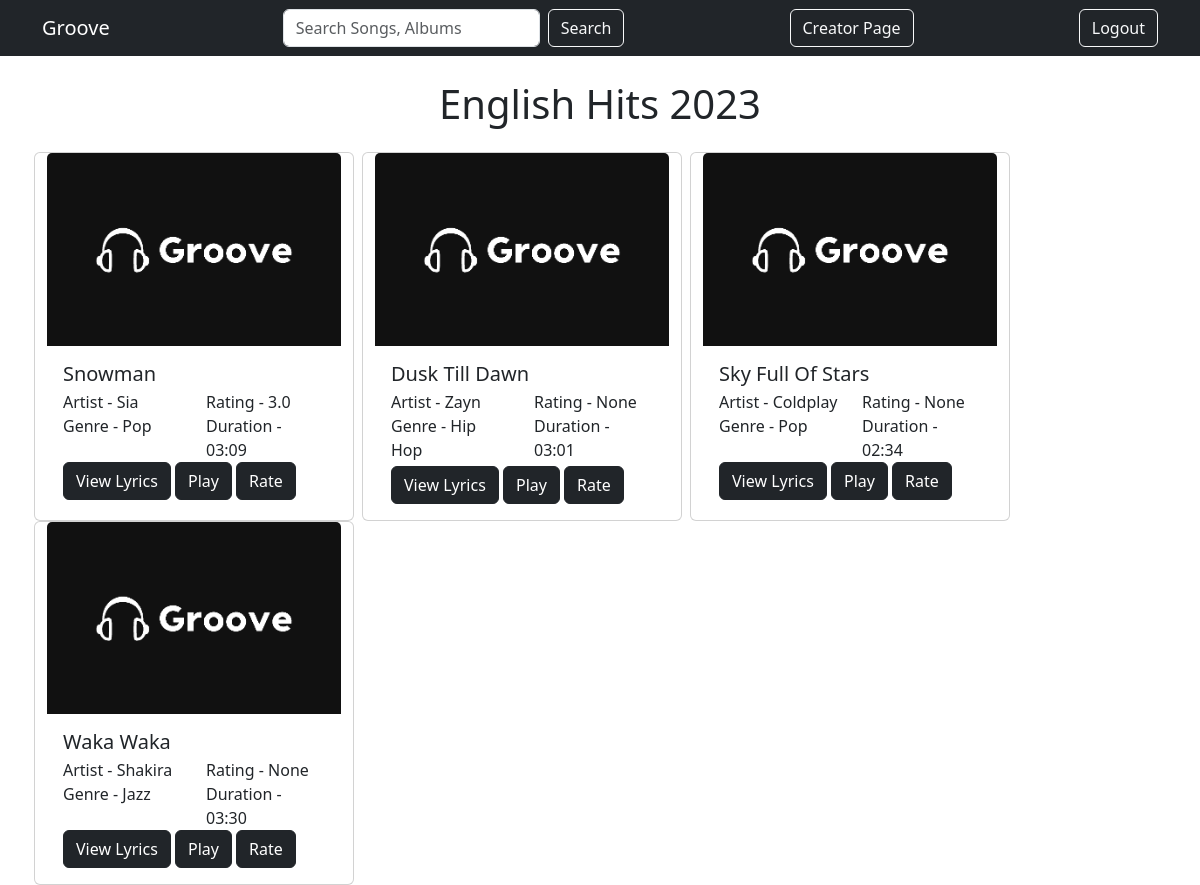
The page /view_playlists/6 (signed in) on the database as committed earlier.
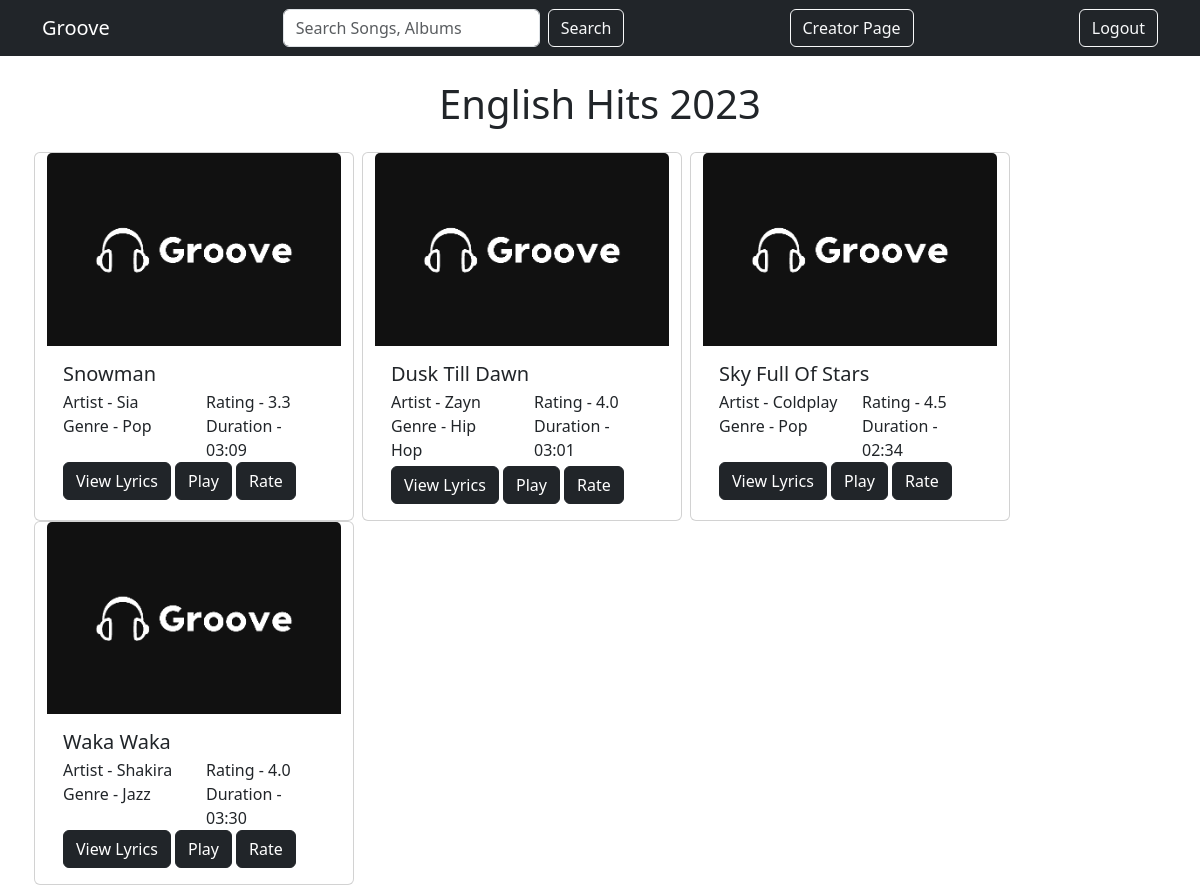
The same page on the database as committed later.
### groove/models.py (models this page shows)
class Playlist(db.Model):
    __tablename__ = 'playlist'
    id = db.Column(db.Integer, primary_key=True)
    user_id = db.Column(db.Integer, db.ForeignKey('user.id'), nullable=False)
    name = db.Column(db.String(255), nullable=False)
    description = db.Column(db.Text, nullable=True)
    songs = db.relationship('Song', secondary='playlist_song', backref=db.backref('playlist', lazy='dynamic'))

class Song(db.Model):
    __tablename__ = 'song'
    id = db.Column(db.Integer, primary_key=True)
    name = db.Column(db.String(255), nullable=False)
    creator = db.Column(db.Integer, nullable=False)
    lyrics = db.Column(db.Text, nullable=True)
    duration = db.Column(db.Float, nullable=False, default=3.12)
    date_uploaded = db.Column(db.Date, nullable=False)
    album_id = db.Column(db.Integer, db.ForeignKey('album.id'), nullable=True)
    genre_id = db.Column(db.Integer, db.ForeignKey('genre.id'), nullable=False)
    artist = db.Column(db.String(255), nullable=False)
    rating = db.relationship('SongRating', backref='song', lazy=True)
    times_played = db.Column(db.Integer, default=0, nullable=False)
    flag = db.Column(db.Boolean, default=0)
    def average_song_rating(self):
        average = db.session.query(db.func.avg(SongRating.rating)).filter(SongRating.song_id == self.id).scalar()
        if average is None:
            return None
        else:
            return round(average, 1)

class Genre(db.Model):
    __tablename__ = 'genre'
    id = db.Column(db.Integer, primary_key=True)
    name = db.Column(db.String(100), nullable=False)
    songs = db.relationship('Song', backref='genre', lazy=True)

### groove/routes.py (the view)
@app.route('/view_playlists/<int:playlist_id>')
def playlist_songs_page(playlist_id):
    user = User.query.get(session['id'])
    playlist = Playlist.query.get(playlist_id)
    playlist_songs = PlaylistSong.query.filter_by(playlist_id=playlist.id).all()
    song_id_list = [song.song_id for song in playlist_songs]
    songs = Song.query.filter(Song.id.in_(song_id_list), Song.flag == 0).all()
    return render_template('playlist_songs.html', user=user, playlist=playlist, songs=songs)

### groove/routes.py (called while the page is built)
@app.template_filter('format_duration')
def format_duration(duration):
    minutes = int(duration)
    seconds = int((duration - minutes) * 60)
    return f"{minutes:02d}:{seconds:02d}"

### groove/templates/playlist_songs.html (shortened to what this page needs)
<!DOCTYPE html>
<html lang="en">
<head>
    <link href="https://cdn.jsdelivr.net/npm/bootstrap@5.3.2/dist/css/bootstrap.min.css" rel="stylesheet"
>
</head>
<body>
<nav class="navbar navbar-expand-lg navbar-dark bg-dark">
    <div class="container">
        <a class="navbar-brand" href="{{ url_for('user_home_page') }}">Groove</a>
        <form class="d-flex" action="{{ url_for('search_page') }}" method="post">
            <input class="form-control me-2" type="search" placeholder="Search Songs, Albums" aria-label="Search"
                   name="search">
            <a class="btn btn-outline-light" type="submit">Search</a>
        </form>
        <div>
            {% if user.role.name == 'creator' %}
                <a class="btn btn-outline-light ms-2" href="{{ url_for('creator_home_page') }}">Creator Page</a>
            {% endif %}
        </div>
        <div>
            <a class="btn btn-outline-light ms-2" href="{{ url_for('logout') }}">Logout</a>
        </div>
    </div>
</nav>
<div class="container mt-4">
    <h1 class="text-center mb-4">{{ playlist.name }}</h1>
    <div class="row">
        {% for song in songs %}
            <div class="card mx-1" style="width: 20rem;">
                <img src="/static/groove_logo_darkmode.png" class="card-img-top" alt="song_name">
                <div class="card-body">
                    <h5 class="card-title">{{ song.name }}</h5>
                    <div class="row">
                        <div class="col">
                            <p class="card-subtitle mb-1">Artist - {{ song.artist }}</p>
                            <p class="card-subtitle mb-1">Genre - {{ song.genre.name }}</p>
                        </div>
                        <div class="col">
                            <p class="card-subtitle mb-1">Rating - {{ song.average_song_rating() }}</p>
                            <p class="card-subtitle mb-1"></p>Duration - {{ song.duration|format_duration }}
                        </div>
                    </div>
                    <div class="justify-content-between align-items-center">
                        <button type="button" class="btn btn-dark" data-bs-toggle="modal"
                                data-bs-target="#lyricsModal{{ song.id }}">View Lyrics
                        </button>
                        <a href="{{ url_for('play_song_page', song_id=song.id) }}" class="btn btn-dark">Play</a>
                        <button type="button" class="btn btn-dark" data-bs-toggle="modal"
                                data-bs-target="#ratingModal{{ song.id }}">Rate
                        </button>
                    </div>
                </div>
            </div>
        {% else %}
            <p class="text-center">No songs in this playlist.</p>
        {% endfor %}
    </div>
</div>
</body>
</html>

Rows that differ between the two databases and show on the page:
changed Song "Snowman": average_song_rating "3.0" → "3.3"
changed Song "Dusk Till Dawn": average_song_rating "None" → "4.0"
changed Song "Sky Full Of Stars": average_song_rating "None" → "4.5"
changed Song "Waka Waka": average_song_rating "None" → "4.0"
